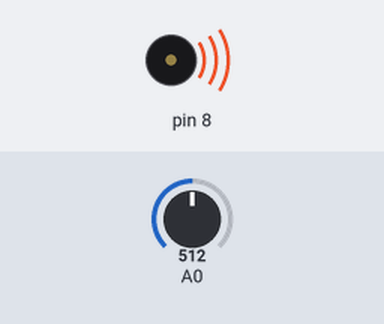
Recording of a sketch running on a simulated Arduino Uno, built with avr-gcc and run on an emulated ATmega328P. On the bench: buzzer (waves = sounding). The inputs (shaded band) are chosen by the test bench; at power-on: A0 = 512. What the sketch prints to the serial monitor is not drawn.

Above: at 0.1 s.
Timing chart, 0 to 1.6 s (numbered marks = the images above):
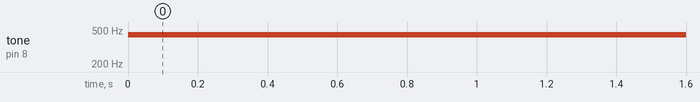

The sketch:

dist_sensor.ino
```cpp
int tones[] = {
  261,
  277,
  294,
  311,
  329,
  349,
  370,
  392,
  415,
  440,
  466,
  494,
  523
};

void setup() {
  Serial.begin(9600);
}

void loop() {
  int val = map(analogRead(0) >> 2, 20, 160, 0, 12);
  Serial.println(val);
  //if(val > 20) {
    tone(8, tones[val]);
  //} else {
  //  noTone(8);
  //}
  //delay(100);
}
```

Measured:
- by itself, tone on pin 8: silent → 440 Hz at 0.00 s
